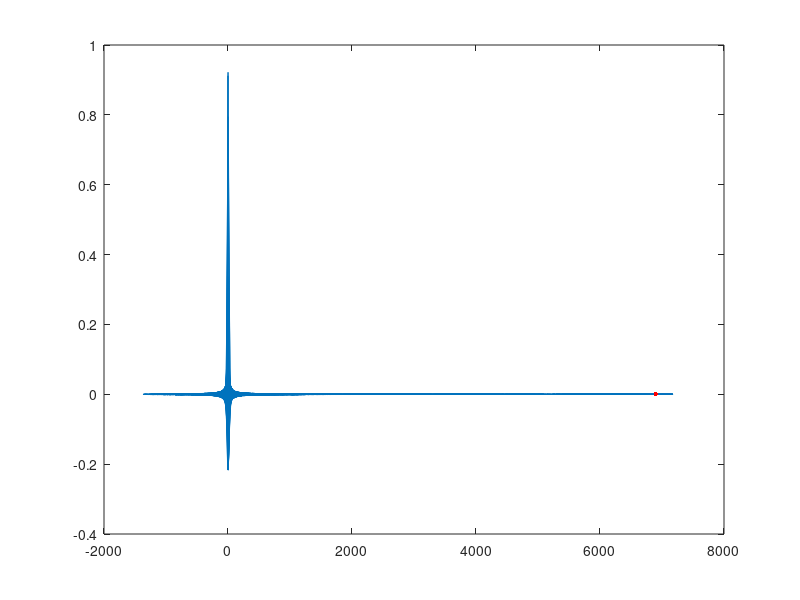

Write MATLAB code to recreate this figure.
%sim_annealing_test
clear;
%Parameter bounds
xmin = 0;
xmax = 100;
Tmin= .001;
Tmax = 1;
T=Tmax;

%cost function
energy = @(x) sin(x)./x;

%starting state
xcurr = rand*xmax +xmin;
xstart= xcurr;
ecurr = energy(xcurr);


ebest = inf;
tsteps = 0;
visited = [];

while T>Tmin
    tsteps = tsteps+1;
    T = T*0.95;
    for i=1:1000
        xpro = xcurr+(rand-0.5)*xmax*sqrt(T/Tmax);
        epro = energy(xpro);
        pacc = exp(-(epro-ecurr)/T);
        if pacc>rand
            xcurr =xpro;
            ecurr = energy(xcurr);
            if ecurr<ebest
                ebest=ecurr;
                xbest = xcurr;
            end
        end
       visited(end+1) = xcurr;
    end
    
    
end
figure(1); clf;
plot(visited,energy(visited)); 
hold on;
plot(xcurr,energy(xcurr),'r.','MarkerSize',10);

